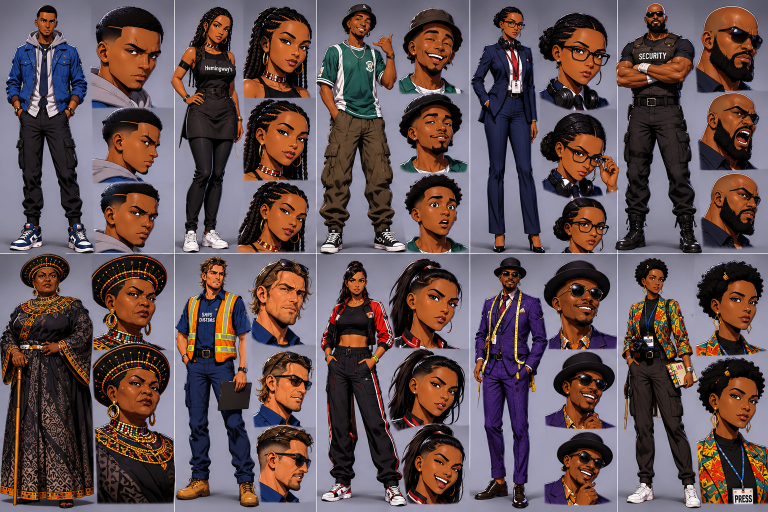
#> input picture andile-film/cast/cast_sheet_v2_locked.png, 1536 x 1024 px (shown at 1/2 size)
$ python -i cutout.py   (imports and definitions only)
#> lines starting #> are read from the running program, lines starting #| are printed output that depends on the picture; after the words box and inside, x2 and y2 are one past the last pixel; in counts of white or black regions, pixels touching at a corner belong together
#> further down, picture is the input picture: PIL image 1536x1024 RGB; mean R, G, B 100.2, 82.2, 83.9
"""Cut characters out of the locked sheet with transparent backgrounds (flood-fill from the panel border,
stopped by the ink outlines), then upscale. Usage: python3 cutout.py"""
from PIL import Image, ImageFilter
import numpy as np
from collections import deque
# [1 line not run here, left out]
PARTS = {  # name: (box, upscale)
    'andile_body': ((2, 2, 186, 505), 3), 'andile_h1': ((183, 4, 333, 212), 4), 'andile_h2': ((183, 212, 333, 362), 4), 'andile_h3': ((183, 362, 333, 505), 4),
    'lee_body': ((941, 2, 1077, 505), 3), 'lee_h1': ((1074, 20, 1235, 220), 4), 'lee_h2': ((1074, 220, 1235, 390), 4), 'lee_h3': ((1074, 390, 1235, 506), 4),
    'bouncer_body': ((1237, 2, 1396, 506), 3), 'bouncer_h1': ((1393, 4, 1533, 185), 4), 'bouncer_h2': ((1393, 185, 1533, 345), 4), 'bouncer_h3': ((1393, 345, 1533, 506), 4),
}
def cut(img, step=34, far=150):
#> called with step = 34, far = 150
    a = np.asarray(img).astype(np.int32); h, w, _ = a.shape
#> after `h, w, _ = a.shape`: h = 1024; w = 1536
    bgref = np.median(np.concatenate([a[0], a[-1], a[:, 0], a[:, -1]]), 0)
#> bgref = [134, 132, 151]
    ok = (a.sum(2) > 230) & (np.abs(a - bgref).sum(2) < far)   # not ink, roughly background-coloured
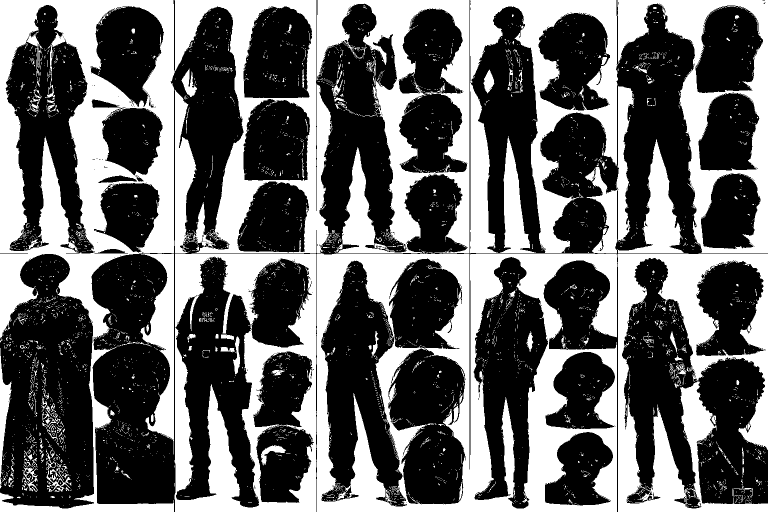
#> ok: shape (1024, 1536) bool (shown at 1/2 size); 39.5% white; 4482 white regions (4265 under 20 px), largest, box (x1, y1, x2, y2) and area: (0, 0, 1235, 1024) 278859, (1236, 508, 1536, 1024) 60239, (940, 0, 1236, 507) 57761
    seen = np.zeros((h, w), bool); q = deque()
    for x in range(w):
        for y in (0, h - 1):
            if ok[y, x]: q.append((y, x)); seen[y, x] = True
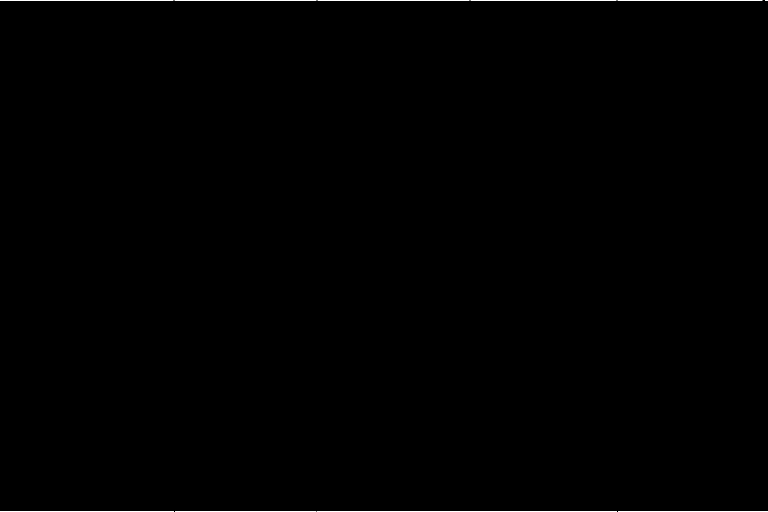
#> seen: shape (1024, 1536) bool (shown at 1/2 size); 0.19% white in thin lines or dots
    for y in range(h):
        for x in (0, w - 1):
            if ok[y, x] and not seen[y, x]: q.append((y, x)); seen[y, x] = True
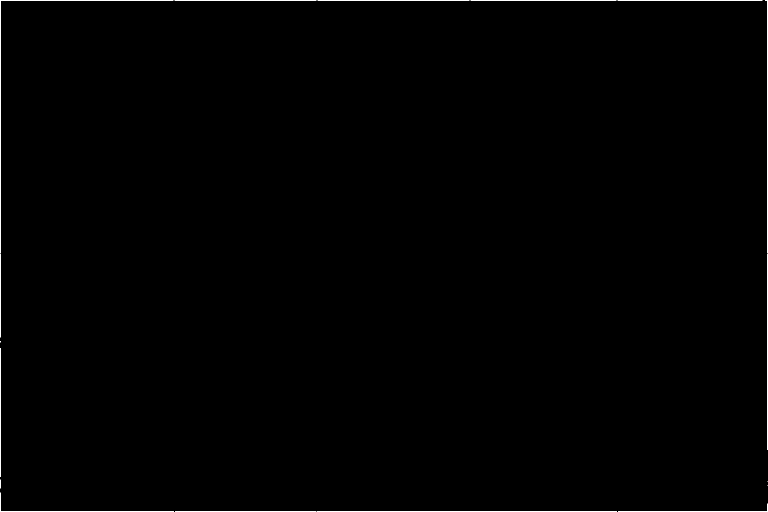
#> seen: shape (1024, 1536) bool (shown at 1/2 size); 0.32% white in thin lines or dots
    while q:  # grow while neighbouring pixels change smoothly (follows the studio gradient, stops at ink)
        y, x = q.popleft(); p = a[y, x]
        for dy, dx in ((1, 0), (-1, 0), (0, 1), (0, -1)):
            ny, nx = y + dy, x + dx
            if 0 <= ny < h and 0 <= nx < w and not seen[ny, nx] and ok[ny, nx] and np.abs(a[ny, nx] - p).sum() < step:
                seen[ny, nx] = True; q.append((ny, nx))
#> this loop made 493223 passes
#> p on passes 1 to 3: [95, 96, 107], [134, 130, 150], [97, 96, 109]
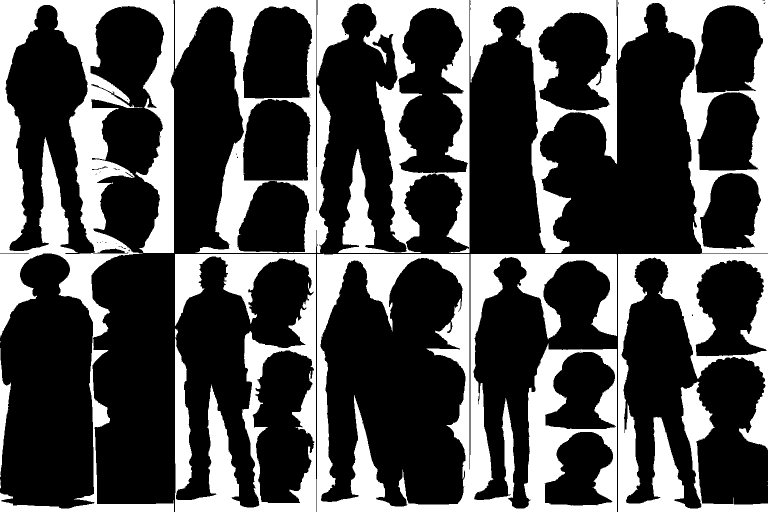
#> seen: shape (1024, 1536) bool (shown at 1/2 size); 31.4% white; 14 white regions (4 under 20 px), largest, box (x1, y1, x2, y2) and area: (633, 507, 1234, 1024) 108794, (0, 0, 349, 1024) 103504, (1236, 508, 1536, 1024) 56211
    alpha = Image.fromarray(np.where(seen, 0, 255).astype(np.uint8))
    alpha = alpha.filter(ImageFilter.MinFilter(3)).filter(ImageFilter.GaussianBlur(0.8))
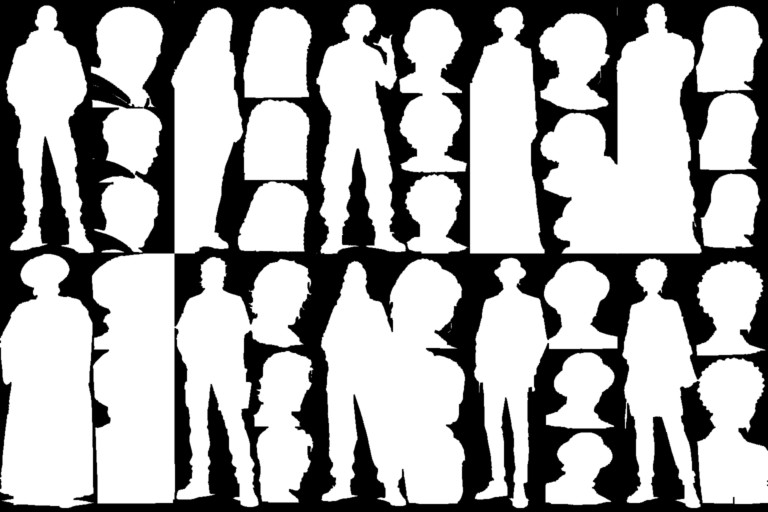
#> alpha: PIL image 1536x1024 L (shown at 1/2 size); min 0, max 255, mean 167.7
    rgba = img.convert('RGBA'); rgba.putalpha(alpha); return rgba
#> after `rgba.putalpha(alpha)`:
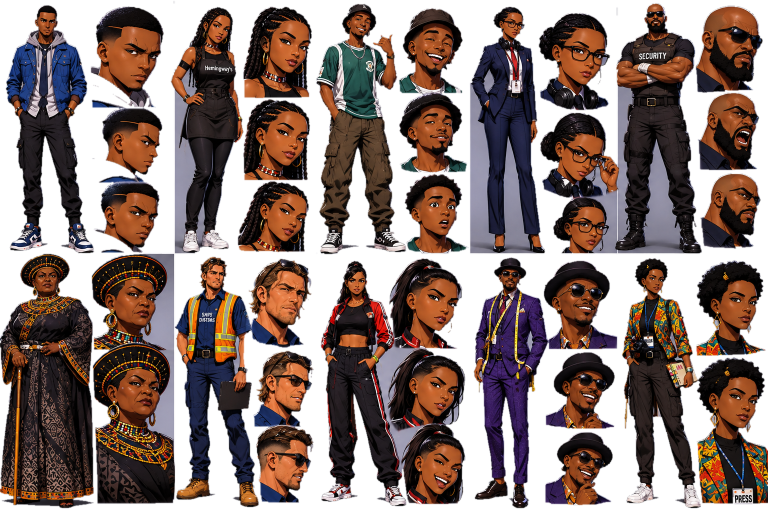
#> rgba: PIL image 1536x1024 RGBA (shown at 1/2 size); mean R, G, B, A 100.2, 82.2, 83.9, 167.7; transparent parts drawn white
import sys
ONLY = sys.argv[1:]  # optional: names to (re)cut
# [6 lines not run here, left out]

>>> from PIL import Image
>>> picture = Image.open('../cast/cast_sheet_v2_locked.png')
>>> result = cut(picture)

$ run again, on andile-film/cast/C01_andile.png
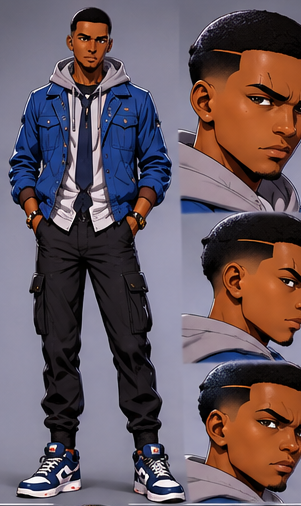
#> input picture andile-film/cast/C01_andile.png, 301 x 506 px
#> picture is the input picture: PIL image 301x506 RGB; mean R, G, B 103, 87.9, 94.9
#> bgref = [117, 111, 128]
#> ok: shape (506, 301) bool; 46.9% white; 615 white regions (566 under 20 px), largest, box (x1, y1, x2, y2) and area: (0, 0, 301, 506) 65619, (89, 87, 109, 204) 460, (253, 52, 272, 87) 282
#> after the loop in cut, `for y in range(h):`:
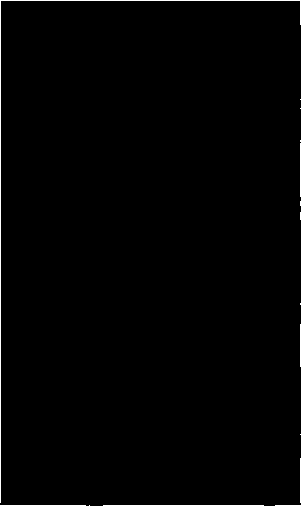
#> seen: shape (506, 301) bool; 0.83% white in thin lines or dots
#> the loop in cut, `while q:` made 59707 passes
#> p on passes 1 to 3: [97, 96, 110], [96, 94, 106], [98, 97, 111]
#> in cut, `rgba.putalpha(alpha)`:
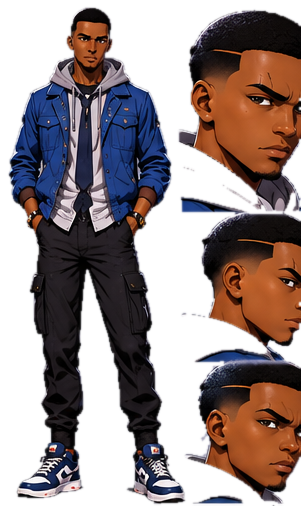
#> rgba: PIL image 301x506 RGBA; mean R, G, B, A 103, 87.9, 94.9, 146.9; transparent parts drawn white

$ run again, on andile-film/cast/C02_futhi.png
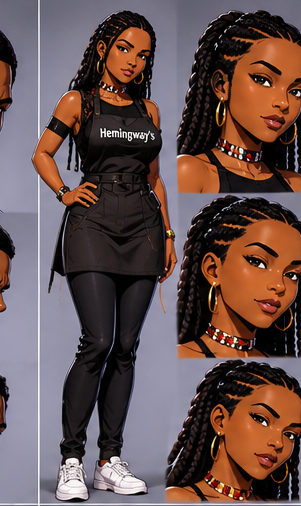
#> input picture andile-film/cast/C02_futhi.png, 301 x 506 px
#> picture is the input picture: PIL image 301x506 RGB; mean R, G, B 102.7, 81.1, 78.9
#> bgref = [112, 105, 121]
#> ok: shape (506, 301) bool; 36.8% white; 953 white regions (925 under 20 px), largest, box (x1, y1, x2, y2) and area: (40, 0, 301, 504) 29901, (0, 0, 40, 503) 14056, (40, 177, 84, 503) 7730
#> after the loop in cut, `for y in range(h):`:
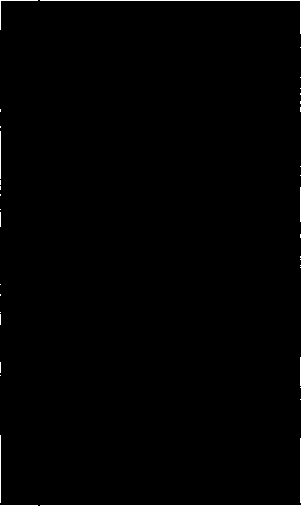
#> seen: shape (506, 301) bool; 0.65% white in thin lines or dots
#> the loop in cut, `while q:` made 40603 passes
#> p on passes 1 to 3: [106, 105, 122], [112, 109, 124], [105, 104, 122]
#> in cut, `rgba.putalpha(alpha)`:
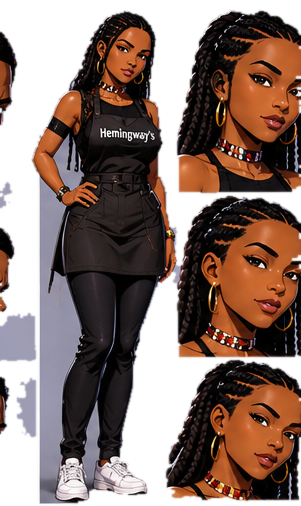
#> rgba: PIL image 301x506 RGBA; mean R, G, B, A 102.7, 81.1, 78.9, 178.8; transparent parts drawn white

$ run again, on andile-film/cast/C03_sib.png
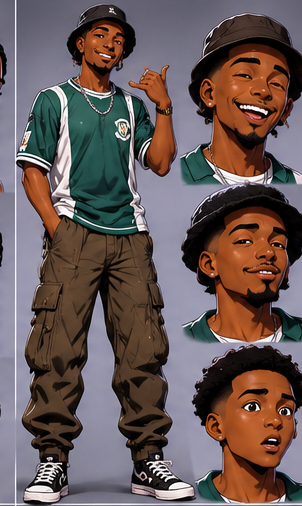
#> input picture andile-film/cast/C03_sib.png, 302 x 506 px
#> picture is the input picture: PIL image 302x506 RGB; mean R, G, B 105.1, 89.5, 87.5
#> bgref = [116, 113, 128]
#> ok: shape (506, 302) bool; 41.2% white; 776 white regions (736 under 20 px), largest, box (x1, y1, x2, y2) and area: (16, 0, 302, 504) 41107, (0, 0, 48, 504) 12763, (264, 92, 302, 176) 1629
#> after the loop in cut, `for y in range(h):`:
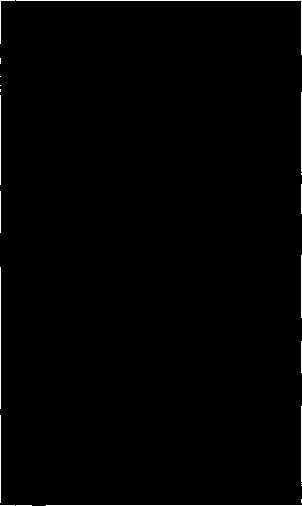
#> seen: shape (506, 302) bool; 0.88% white in thin lines or dots
#> the loop in cut, `while q:` made 53679 passes
#> p on passes 1 to 3: [102, 102, 117], [105, 105, 118], [102, 100, 117]
#> in cut, `rgba.putalpha(alpha)`:
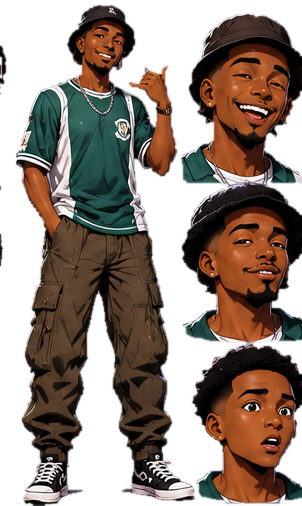
#> rgba: PIL image 302x506 RGBA; mean R, G, B, A 105.1, 89.5, 87.5, 155.6; transparent parts drawn white
